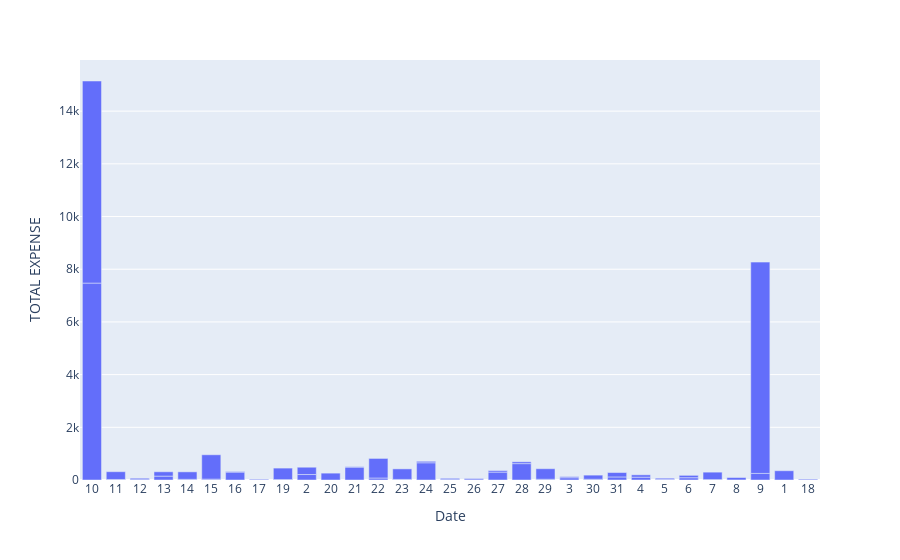

The code cell stored with this chart in its notebook:
### Code cell
fig = px.bar(Total_Monthly_Expenses_Table, x='Date', y='TOTAL EXPENSE')
fig.show()

### Figure 1 — Plotly figure (JSON) as saved in the notebook; plotly's stock layout.template omitted (floating-point values rounded to 4 significant figures)
{"data": [{"alignmentgroup": "True", "hovertemplate": "Date=%{x}<br>TOTAL EXPENSE=%{y}<extra></extra>", "legendgroup": "", "marker": {"color": "#636efa", "pattern": {"shape": ""}}, "name": "", "offsetgroup": "", "orientation": "v", "showlegend": false, "textposition": "auto", "type": "bar", "x": ["10", "11", "12", "13", "14", "15", "16", "17", "19", "2", "20", "21", "22", "23", "24", "25", "26", "27", "28", "29", "3", "30", "31", "4", "5", "6", "7", "8", "9", "1", "10", "11", "12", "13", "14", "15", "16", "18", "19", "2", "21", "22", "23", "24", "25", "26", "27", "28", "29", "3", "30", "31", "4", "5", "6", "7", "8", "9"], "xaxis": "x", "y": [7474.0, 19.97, 13.77, 147.7, 25.75, 34.22, 300, 27.18, 16.49, 208.0, 260.4, 489.0, 75.52, 22.14, 653.6, 14.63, 6.87, 300, 621.2, 27.97, 85.62, 28.6, 115.8, 107.8, 24.42, 86.64, 16.07, 2.08, 249.7, 351.8, 7670.0, 295.1, 51.83, 164.1, 283.7, 923, 23, 30, 435.1, 276.6, 18.18, 743.0, 400, 55.82, 47.83, 47.62, 56.98, 69.1, 400, 40.6, 156.1, 166.4, 88.54, 44.42, 90, 281.9, 92.15, 8020.0], "yaxis": "y"}], "layout": {"barmode": "relative", "legend": {"tracegroupgap": 0}, "margin": {"t": 60}, "xaxis": {"anchor": "y", "domain": [0, 1], "title": {"text": "Date"}}, "yaxis": {"anchor": "x", "domain": [0, 1], "title": {"text": "TOTAL EXPENSE"}}}}
